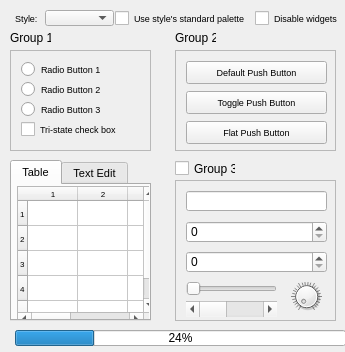
<?xml version="1.0" encoding="UTF-8"?>
<ui version="4.0">
 <class>styles</class>
 <widget class="QMainWindow" name="styles">
  <property name="geometry">
   <rect>
    <x>0</x>
    <y>0</y>
    <width>345</width>
    <height>352</height>
   </rect>
  </property>
  <property name="windowTitle">
   <string>MainWindow</string>
  </property>
  <widget class="QWidget" name="centralwidget">
   <widget class="QLabel" name="style">
    <property name="geometry">
     <rect>
      <x>15</x>
      <y>10</y>
      <width>31</width>
      <height>16</height>
     </rect>
    </property>
    <property name="font">
     <font>
      <pointsize>7</pointsize>
     </font>
    </property>
    <property name="text">
     <string>Style:</string>
    </property>
   </widget>
   <widget class="QLabel" name="group1">
    <property name="geometry">
     <rect>
      <x>10</x>
      <y>30</y>
      <width>41</width>
      <height>16</height>
     </rect>
    </property>
    <property name="text">
     <string>Group 1</string>
    </property>
   </widget>
   <widget class="QLabel" name="group2">
    <property name="geometry">
     <rect>
      <x>175</x>
      <y>30</y>
      <width>41</width>
      <height>16</height>
     </rect>
    </property>
    <property name="text">
     <string>Group 2</string>
    </property>
   </widget>
   <widget class="QCheckBox" name="checkBox">
    <property name="geometry">
     <rect>
      <x>115</x>
      <y>10</y>
      <width>141</width>
      <height>17</height>
     </rect>
    </property>
    <property name="font">
     <font>
      <pointsize>7</pointsize>
     </font>
    </property>
    <property name="text">
     <string>Use style's standard palette</string>
    </property>
    <property name="tristate">
     <bool>false</bool>
    </property>
   </widget>
   <widget class="QCheckBox" name="checkBox_2">
    <property name="geometry">
     <rect>
      <x>255</x>
      <y>10</y>
      <width>91</width>
      <height>17</height>
     </rect>
    </property>
    <property name="font">
     <font>
      <pointsize>7</pointsize>
     </font>
    </property>
    <property name="text">
     <string>Disable widgets</string>
    </property>
   </widget>
   <widget class="QCheckBox" name="group3">
    <property name="geometry">
     <rect>
      <x>175</x>
      <y>160</y>
      <width>61</width>
      <height>17</height>
     </rect>
    </property>
    <property name="text">
     <string>Group 3</string>
    </property>
    <property name="tristate">
     <bool>false</bool>
    </property>
   </widget>
   <widget class="QComboBox" name="comboBox">
    <property name="geometry">
     <rect>
      <x>45</x>
      <y>10</y>
      <width>69</width>
      <height>16</height>
     </rect>
    </property>
   </widget>
   <widget class="QProgressBar" name="progressBar">
    <property name="geometry">
     <rect>
      <x>15</x>
      <y>330</y>
      <width>331</width>
      <height>16</height>
     </rect>
    </property>
    <property name="value">
     <number>24</number>
    </property>
   </widget>
   <widget class="QScrollArea" name="scrollArea">
    <property name="geometry">
     <rect>
      <x>10</x>
      <y>50</y>
      <width>141</width>
      <height>101</height>
     </rect>
    </property>
    <property name="widgetResizable">
     <bool>true</bool>
    </property>
    <widget class="QWidget" name="scrollAreaWidgetContents">
     <property name="geometry">
      <rect>
       <x>0</x>
       <y>0</y>
       <width>139</width>
       <height>99</height>
      </rect>
     </property>
     <widget class="QRadioButton" name="radioButton">
      <property name="geometry">
       <rect>
        <x>10</x>
        <y>10</y>
        <width>101</width>
        <height>17</height>
       </rect>
      </property>
      <property name="font">
       <font>
        <pointsize>7</pointsize>
       </font>
      </property>
      <property name="text">
       <string>Radio Button 1</string>
      </property>
     </widget>
     <widget class="QRadioButton" name="radioButton_2">
      <property name="geometry">
       <rect>
        <x>10</x>
        <y>30</y>
        <width>101</width>
        <height>17</height>
       </rect>
      </property>
      <property name="font">
       <font>
        <pointsize>7</pointsize>
       </font>
      </property>
      <property name="text">
       <string>Radio Button 2</string>
      </property>
     </widget>
     <widget class="QRadioButton" name="radioButton_3">
      <property name="geometry">
       <rect>
        <x>10</x>
        <y>50</y>
        <width>101</width>
        <height>17</height>
       </rect>
      </property>
      <property name="font">
       <font>
        <pointsize>7</pointsize>
       </font>
      </property>
      <property name="text">
       <string>Radio Button 3</string>
      </property>
     </widget>
     <widget class="QCheckBox" name="checkBox_3">
      <property name="geometry">
       <rect>
        <x>10</x>
        <y>70</y>
        <width>111</width>
        <height>17</height>
       </rect>
      </property>
      <property name="font">
       <font>
        <pointsize>7</pointsize>
       </font>
      </property>
      <property name="text">
       <string>Tri-state check box</string>
      </property>
     </widget>
    </widget>
   </widget>
   <widget class="QScrollArea" name="scrollArea_3">
    <property name="geometry">
     <rect>
      <x>175</x>
      <y>50</y>
      <width>161</width>
      <height>101</height>
     </rect>
    </property>
    <property name="widgetResizable">
     <bool>true</bool>
    </property>
    <widget class="QWidget" name="scrollAreaWidgetContents_3">
     <property name="geometry">
      <rect>
       <x>0</x>
       <y>0</y>
       <width>159</width>
       <height>99</height>
      </rect>
     </property>
     <widget class="QPushButton" name="pushButton">
      <property name="geometry">
       <rect>
        <x>10</x>
        <y>10</y>
        <width>141</width>
        <height>23</height>
       </rect>
      </property>
      <property name="font">
       <font>
        <pointsize>7</pointsize>
       </font>
      </property>
      <property name="text">
       <string>Default Push Button</string>
      </property>
     </widget>
     <widget class="QPushButton" name="pushButton_2">
      <property name="geometry">
       <rect>
        <x>10</x>
        <y>40</y>
        <width>141</width>
        <height>23</height>
       </rect>
      </property>
      <property name="font">
       <font>
        <pointsize>7</pointsize>
       </font>
      </property>
      <property name="text">
       <string>Toggle Push Button</string>
      </property>
     </widget>
     <widget class="QPushButton" name="pushButton_3">
      <property name="geometry">
       <rect>
        <x>10</x>
        <y>70</y>
        <width>141</width>
        <height>23</height>
       </rect>
      </property>
      <property name="font">
       <font>
        <pointsize>7</pointsize>
       </font>
      </property>
      <property name="text">
       <string>Flat Push Button</string>
      </property>
     </widget>
    </widget>
   </widget>
   <widget class="QScrollArea" name="scrollArea_2">
    <property name="geometry">
     <rect>
      <x>175</x>
      <y>180</y>
      <width>161</width>
      <height>141</height>
     </rect>
    </property>
    <property name="widgetResizable">
     <bool>true</bool>
    </property>
    <widget class="QWidget" name="scrollAreaWidgetContents_2">
     <property name="geometry">
      <rect>
       <x>0</x>
       <y>0</y>
       <width>159</width>
       <height>139</height>
      </rect>
     </property>
     <widget class="QSpinBox" name="spinBox">
      <property name="geometry">
       <rect>
        <x>10</x>
        <y>70</y>
        <width>141</width>
        <height>22</height>
       </rect>
      </property>
     </widget>
     <widget class="QSpinBox" name="spinBox_2">
      <property name="geometry">
       <rect>
        <x>10</x>
        <y>40</y>
        <width>141</width>
        <height>22</height>
       </rect>
      </property>
     </widget>
     <widget class="QLineEdit" name="lineEdit">
      <property name="geometry">
       <rect>
        <x>10</x>
        <y>10</y>
        <width>141</width>
        <height>20</height>
       </rect>
      </property>
      <property name="text">
       <string/>
      </property>
      <property name="echoMode">
       <enum>QLineEdit::Password</enum>
      </property>
     </widget>
     <widget class="QDial" name="dial">
      <property name="geometry">
       <rect>
        <x>110</x>
        <y>100</y>
        <width>41</width>
        <height>31</height>
       </rect>
      </property>
      <property name="notchesVisible">
       <bool>true</bool>
      </property>
     </widget>
     <widget class="QSlider" name="horizontalSlider">
      <property name="geometry">
       <rect>
        <x>10</x>
        <y>100</y>
        <width>91</width>
        <height>16</height>
       </rect>
      </property>
      <property name="orientation">
       <enum>Qt::Horizontal</enum>
      </property>
     </widget>
     <widget class="QScrollBar" name="horizontalScrollBar">
      <property name="geometry">
       <rect>
        <x>10</x>
        <y>120</y>
        <width>91</width>
        <height>16</height>
       </rect>
      </property>
      <property name="orientation">
       <enum>Qt::Horizontal</enum>
      </property>
     </widget>
    </widget>
   </widget>
   <widget class="QTabWidget" name="tabWidget">
    <property name="geometry">
     <rect>
      <x>10</x>
      <y>160</y>
      <width>141</width>
      <height>161</height>
     </rect>
    </property>
    <property name="font">
     <font>
      <pointsize>8</pointsize>
     </font>
    </property>
    <property name="currentIndex">
     <number>0</number>
    </property>
    <widget class="QWidget" name="">
     <attribute name="title">
      <string>Table</string>
     </attribute>
     <widget class="QTableWidget" name="tableWidget">
      <property name="geometry">
       <rect>
        <x>5</x>
        <y>1</y>
        <width>141</width>
        <height>141</height>
       </rect>
      </property>
      <property name="font">
       <font>
        <pointsize>6</pointsize>
       </font>
      </property>
      <property name="rowCount">
       <number>5</number>
      </property>
      <property name="columnCount">
       <number>5</number>
      </property>
      <attribute name="horizontalHeaderMinimumSectionSize">
       <number>50</number>
      </attribute>
      <attribute name="horizontalHeaderDefaultSectionSize">
       <number>50</number>
      </attribute>
      <attribute name="verticalHeaderMinimumSectionSize">
       <number>25</number>
      </attribute>
      <attribute name="verticalHeaderDefaultSectionSize">
       <number>25</number>
      </attribute>
      <row/>
      <row/>
      <row/>
      <row/>
      <row/>
      <column/>
      <column/>
      <column/>
      <column/>
      <column/>
     </widget>
    </widget>
    <widget class="QWidget" name="tab_12">
     <attribute name="title">
      <string>Text Edit</string>
     </attribute>
     <widget class="QTableWidget" name="tableWidget_2">
      <property name="geometry">
       <rect>
        <x>0</x>
        <y>0</y>
        <width>141</width>
        <height>141</height>
       </rect>
      </property>
      <property name="font">
       <font>
        <pointsize>6</pointsize>
       </font>
      </property>
      <property name="rowCount">
       <number>5</number>
      </property>
      <property name="columnCount">
       <number>5</number>
      </property>
      <attribute name="horizontalHeaderMinimumSectionSize">
       <number>50</number>
      </attribute>
      <attribute name="horizontalHeaderDefaultSectionSize">
       <number>50</number>
      </attribute>
      <attribute name="verticalHeaderMinimumSectionSize">
       <number>25</number>
      </attribute>
      <attribute name="verticalHeaderDefaultSectionSize">
       <number>25</number>
      </attribute>
      <row/>
      <row/>
      <row/>
      <row/>
      <row/>
      <column/>
      <column/>
      <column/>
      <column/>
      <column/>
     </widget>
    </widget>
   </widget>
  </widget>
 </widget>
 <resources/>
 <connections/>
</ui>
